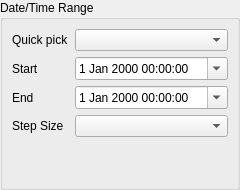
<?xml version="1.0" encoding="UTF-8"?>
<ui version="4.0">
 <class>TimeRangePicker</class>
 <widget class="QWidget" name="TimeRangePicker">
  <property name="geometry">
   <rect>
    <x>0</x>
    <y>0</y>
    <width>240</width>
    <height>190</height>
   </rect>
  </property>
  <property name="sizePolicy">
   <sizepolicy hsizetype="MinimumExpanding" vsizetype="MinimumExpanding">
    <horstretch>0</horstretch>
    <verstretch>0</verstretch>
   </sizepolicy>
  </property>
  <property name="windowTitle">
   <string>Form</string>
  </property>
  <layout class="QVBoxLayout" name="verticalLayout">
   <property name="leftMargin">
    <number>0</number>
   </property>
   <property name="topMargin">
    <number>0</number>
   </property>
   <property name="rightMargin">
    <number>0</number>
   </property>
   <property name="bottomMargin">
    <number>0</number>
   </property>
   <item>
    <widget class="QGroupBox" name="groupBoxDate_TimeRange">
     <property name="sizePolicy">
      <sizepolicy hsizetype="MinimumExpanding" vsizetype="MinimumExpanding">
       <horstretch>0</horstretch>
       <verstretch>0</verstretch>
      </sizepolicy>
     </property>
     <property name="title">
      <string>Date/Time Range</string>
     </property>
     <layout class="QFormLayout" name="formLayout_2">
      <item row="0" column="0">
       <widget class="QLabel" name="label">
        <property name="text">
         <string>Quick pick</string>
        </property>
       </widget>
      </item>
      <item row="0" column="1">
       <widget class="QComboBox" name="comboBoxQuickPick">
        <property name="sizePolicy">
         <sizepolicy hsizetype="MinimumExpanding" vsizetype="Fixed">
          <horstretch>0</horstretch>
          <verstretch>0</verstretch>
         </sizepolicy>
        </property>
       </widget>
      </item>
      <item row="1" column="0">
       <widget class="QLabel" name="labelStart">
        <property name="text">
         <string>Start</string>
        </property>
       </widget>
      </item>
      <item row="1" column="1">
       <widget class="QDateTimeEdit" name="dateTimeEditStart">
        <property name="sizePolicy">
         <sizepolicy hsizetype="MinimumExpanding" vsizetype="Fixed">
          <horstretch>0</horstretch>
          <verstretch>0</verstretch>
         </sizepolicy>
        </property>
        <property name="calendarPopup">
         <bool>true</bool>
        </property>
       </widget>
      </item>
      <item row="2" column="0">
       <widget class="QLabel" name="labelEnd">
        <property name="text">
         <string>End</string>
        </property>
       </widget>
      </item>
      <item row="2" column="1">
       <widget class="QDateTimeEdit" name="dateTimeEditEnd">
        <property name="sizePolicy">
         <sizepolicy hsizetype="MinimumExpanding" vsizetype="Fixed">
          <horstretch>0</horstretch>
          <verstretch>0</verstretch>
         </sizepolicy>
        </property>
        <property name="calendarPopup">
         <bool>true</bool>
        </property>
       </widget>
      </item>
      <item row="3" column="0">
       <widget class="QLabel" name="labelStepSize">
        <property name="text">
         <string>Step Size</string>
        </property>
       </widget>
      </item>
      <item row="3" column="1">
       <widget class="QComboBox" name="comboBoxStepSize">
        <property name="sizePolicy">
         <sizepolicy hsizetype="MinimumExpanding" vsizetype="Fixed">
          <horstretch>0</horstretch>
          <verstretch>0</verstretch>
         </sizepolicy>
        </property>
       </widget>
      </item>
     </layout>
    </widget>
   </item>
  </layout>
 </widget>
 <resources/>
 <connections/>
</ui>
